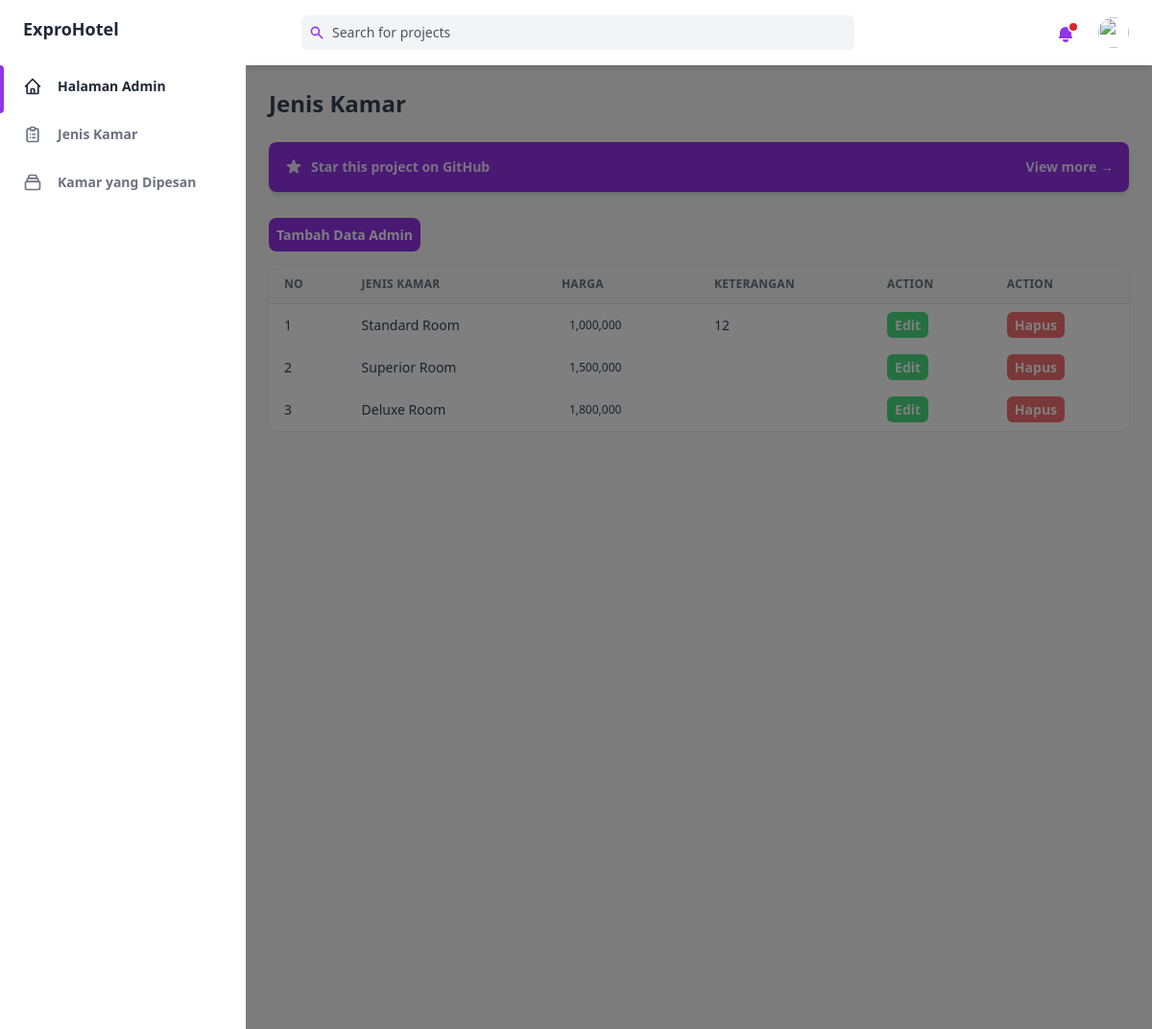
Page /admin.php?page=jeniskamar (signed in) on the committed database.
### tables this page shows
CREATE TABLE `tbl_jenis_kamar` (
  `id_kamar` int NOT NULL,
  `jenis_kamar` varchar(30) NOT NULL,
  `harga` int NOT NULL,
  `keterangan` varchar(15) NOT NULL
);

### admin.php (called while the page is built, shortened)
<?php
include "layout/layout.php"; ?>

### jeniskamar.php (the view, shortened to what this page needs)
<?php
include "connect.php"
?>
    <div
      class="flex h-screen bg-gray-50 dark:bg-gray-900"
      :class="{ 'overflow-hidden': isSideMenuOpen}"
    >
      <div class="flex flex-col flex-1 w-full">
          <div class="container grid px-6 mx-auto">
            <h2
              class="my-6 text-2xl font-semibold text-gray-700 dark:text-gray-200"
            >
              Jenis Kamar
            </h2>
            <a
              class="flex items-center justify-between p-4 mb-8 text-sm font-semibold text-purple-100 bg-purple-600 rounded-lg shadow-md focus:outline-none focus:shadow-outline-purple"
              href="https://github.com/estevanmaito/windmill-dashboard"
            >
              <div class="flex items-center">
                <span>Star this project on GitHub</span>
              </div>
              <span>View more &RightArrow;</span>
            </a>
            <div>
              <a href="admin.php?page=jeniskamar&aksi=tambah" class="bg-purple-600 p-2 rounded-lg text-white font-semibold text-sm  ">Tambah Data Admin</a>
            </div>
            <div class="w-full mb-8 overflow-hidden rounded-lg shadow-xs mt-5">
              <div class="w-full overflow-x-auto">
                <table class="w-full whitespace-no-wrap">
                  <thead>
                  <tr
                      class="text-xs font-semibold tracking-wide text-left text-gray-500 uppercase border-b dark:border-gray-700 bg-gray-50 dark:text-gray-400 dark:bg-gray-800"
                    >
                      <th class="px-4 py-3">No</th>
                      <th class="px-4 py-3">Jenis Kamar</th>
                      <th class="px-4 py-3">Harga</th>
                      <th class="px-4 py-3">Keterangan</th>
                      <th class="px-4 py-3">Action</th>
                      <th class="px-4 py-3">Action</th>
                    </tr>
                  </thead>
                  <?php
                    $sql = "SELECT * FROM tbl_jenis_kamar";
                    $result = $db->query($sql);
                    $no = 1;
                    foreach ($result as $row) {
                    ?>
                <tbody
                    class="bg-white divide-y dark:divide-gray-700 dark:bg-gray-800"
                  >
                    <tr class="text-gray-700 dark:text-gray-400">
                      <td class="px-4 py-3">
                        <div class="flex items-center text-sm">
                            <?= $no++; ?>
                        </div>
                      </td>
                      <td class="px-4 py-3 text-sm">
                      <?= $row['jenis_kamar']; ?>
                      </td>
                      <td class="px-4 py-3 text-xs">
                        <span
                          class="px-2 py-1 text-md leading-tight rounded-full dark:bg-green-700 dark:text-green-100"
                        >
                        <?= number_format($row['harga']); ?>
                        </span>
                      </td>
                      <td class="px-4 py-3 text-sm">
                      <?= $row['keterangan']; ?>
                      </td>
                      <td class="px-4 py-3 text-sm">
                      <a class="bg-green-400 p-1 px-2 text-white rounded-md font-semibold" href="admin.php?page=jeniskamar&id=<?= $row['id_kamar']; ?>">Edit</a>
                      </td>
                      <td class="px-4 py-3 text-sm">
                      <a class="bg-red-400 p-1 px-2 text-white rounded-md font-semibold" href="hapusKamar.php?id=<?= $row['id_kamar']?>">Hapus</a>
                      </td>
                    </tr>
            <?php
            }
            ?>
          </tbody>
                </table>
              </div>
            </div>
          </div>
        </main>
      </div>
    </div>
  </body>
</html>

### rows in the picture
tbl_jenis_kamar: jenis_kamar "Standard Room", harga "1,000,000", keterangan "12"
tbl_jenis_kamar: jenis_kamar "Superior Room", harga "1,500,000"
tbl_jenis_kamar: jenis_kamar "Deluxe Room", harga "1,800,000"
